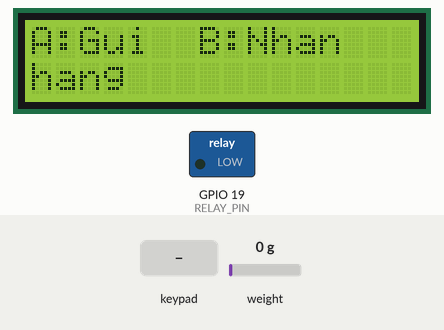
Simulated run of this sketch. Board: ESP32. Shown: 16×2 character LCD, switched loads named in the sketch (green lamp = pin HIGH). The test bench sets the inputs (shaded band); at power-on: weight on the scale 0 g. WiFi joins after 1.5 s; servers stay silent unless stated; uploads are accepted with an empty reply; what the sketch prints to the serial monitor is not drawn.

Above: at 3.9 s.
4.0 s: keypad keys A 0 1 # pressed 0.4 s apart
At 6.1 s:
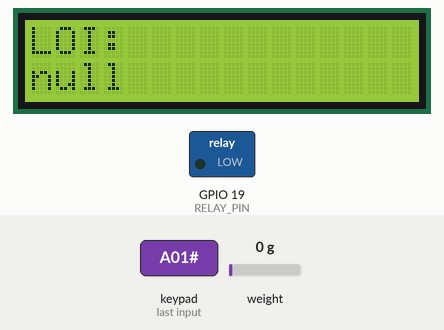
8.6 s: key 'B' pressed
At 9.3 s:
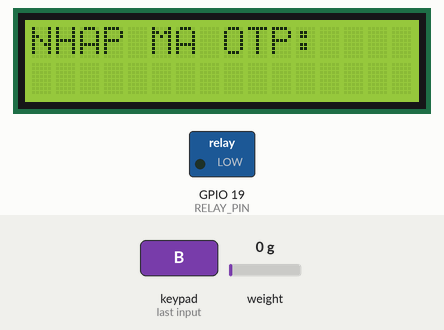
10.1 s: key '#' pressed
At 11.5 s:
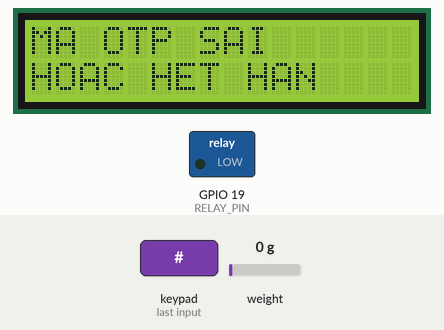
13.1 s: key 'A' pressed
At 14.3 s:
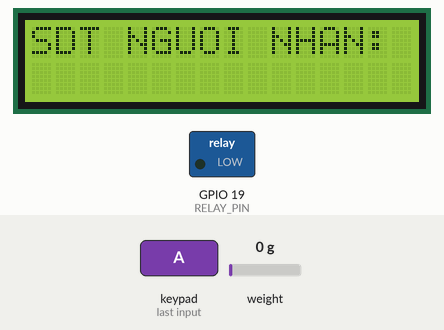
14.6 s: keypad keys 1 3 1 2 1 4 2 7 pressed 0.4 s apart
At 18.0 s:
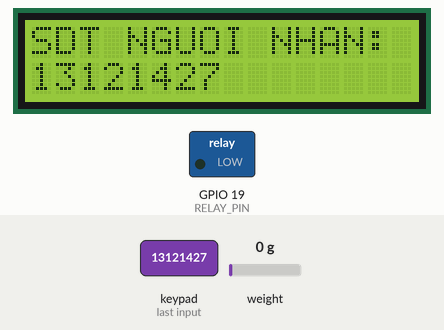
Timing chart, 0 to 19.5 s (numbered marks = the images above; inputs shaded):
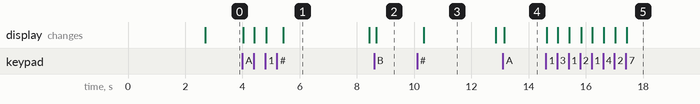

The sketch:

smart_locker_esp32.ino
```cpp
/*
  SMART LOCKER - Firmware mẫu cho ESP32 (1 ngăn tủ / 1 board)
  ------------------------------------------------------------
  Đây là code KHUNG (chưa test trên phần cứng thật) minh hoạ cách một ESP32
  gắn tại từng ngăn tủ sẽ gọi vào các API trong thư mục backend/routes/device.js.

  Cách bố trí phần cứng tham khảo, kế thừa từ các repo bạn đã tải lên trước đó:
    - Relay/solenoid mở khoá + LCD I2C 16x2  -> phong cách SmartLocker-main,
      ESP32-based-door-lock-System (LCD "MO TU A03 / HAY DAT HANG" lấy nguyên
      văn theo tài liệu nghiệp vụ của bạn)
    - Bàn phím 4x4 (Keypad.h)                -> phong cách SmartLocker-main
    - Nhiều ngăn / vòng lặp trạng thái        -> phong cách multi-smart-locker-main
  Phần MỚI so với các repo cũ (bắt buộc phải tự viết, không có sẵn):
    - Load cell (HX711) để đo khối lượng tăng/giảm
    - Cảm biến vật thể hồng ngoại (IR) độc lập với load cell
    - Gọi REST API thật của backend (guihang, dong-cua-gui, keypad OTP, camera...)
    - Cơ chế poll lệnh (mở khẩn cấp / khoá lại) từ admin

  Thư viện cần cài qua Library Manager:
    - HX711 (bogde/HX711)
    - Keypad (Chris--A/Keypad)
    - LiquidCrystal_I2C
    - ArduinoJson
    (WiFi.h, HTTPClient.h có sẵn trong ESP32 core)
*/

#include <WiFi.h>
#include <HTTPClient.h>
#include <ArduinoJson.h>
#include <Keypad.h>
#include <LiquidCrystal_I2C.h>
#include "HX711.h"

// ================= CẤU HÌNH - SỬA THEO THỰC TẾ CỦA BẠN =================
const char* WIFI_SSID     = "TEN_WIFI";
const char* WIFI_PASSWORD = "MAT_KHAU_WIFI";
const char* SERVER_HOST   = "http://192.168.1.100:3000"; // IP/domain của backend
const char* DEVICE_KEY    = "doi-khoa-thiet-bi-nay";      // trùng với DEVICE_API_KEY trong .env
const char* LOCKER_ID     = "A01";                        // mỗi board phụ trách 1 ngăn

// Chân kết nối (ví dụ, đổi theo board thực tế của bạn - đã kiểm tra không trùng nhau)
#define RELAY_PIN       19   // relay điều khiển khoá điện / solenoid
#define DOOR_SENSOR_PIN 5    // công tắc từ cửa: LOW = đóng, HIGH = mở
#define IR_SENSOR_PIN   18   // cảm biến vật thể hồng ngoại: LOW = có vật
#define HX711_DOUT_PIN  16
#define HX711_SCK_PIN   17

LiquidCrystal_I2C lcd(0x27, 16, 2);
HX711 scale;

const byte KEYPAD_ROWS = 4, KEYPAD_COLS = 4;
char keys[KEYPAD_ROWS][KEYPAD_COLS] = {
  {'1','2','3','A'},
  {'4','5','6','B'},
  {'7','8','9','C'},
  {'*','0','#','D'}
};
byte rowPins[KEYPAD_ROWS] = {13, 12, 14, 27}; // đổi theo board thực tế nếu cần
byte colPins[KEYPAD_COLS] = {26, 25, 33, 32};
Keypad keypad = Keypad(makeKeymap(keys), rowPins, colPins, KEYPAD_ROWS, KEYPAD_COLS);

float baselineWeight = 0;
String inputBuffer = "";
enum Mode { IDLE, ENTER_SEND_PHONE, ENTER_PICKUP_OTP };
Mode mode = IDLE;

// ================= HÀM TIỆN ÍCH GỌI API =================
String httpPostJson(const String& path, const String& jsonBody) {
  HTTPClient http;
  http.begin(String(SERVER_HOST) + path);
  http.addHeader("Content-Type", "application/json");
  http.addHeader("X-Device-Key", DEVICE_KEY);
  int code = http.POST(jsonBody);
  String response = http.getString();
  http.end();
  Serial.printf("POST %s -> %d: %s\n", path.c_str(), code, response.c_str());
  return response;
}

String httpGetJson(const String& path) {
  HTTPClient http;
  http.begin(String(SERVER_HOST) + path);
  http.addHeader("X-Device-Key", DEVICE_KEY);
  int code = http.GET();
  String response = http.getString();
  http.end();
  return response;
}

void lcdShow(const String& line1, const String& line2) {
  lcd.clear();
  lcd.setCursor(0, 0); lcd.print(line1);
  lcd.setCursor(0, 1); lcd.print(line2);
}

// ================= ĐIỀU KHIỂN KHOÁ =================
void openLock() {
  digitalWrite(RELAY_PIN, HIGH); // tuỳ loại relay, có thể cần đảo mức
}
void closeLock() {
  digitalWrite(RELAY_PIN, LOW);
}

// ================= LUỒNG 1: GỬI HÀNG QUA BÀN PHÍM (FALLBACK) =================
// Quy ước: A = gửi hàng, B = nhận hàng, * = xoá hết, # = xác nhận, D = xoá 1 ký tự
void handleKeypadSendFlow(char key) {
  if (key == '*') { inputBuffer = ""; lcdShow("SDT NGUOI NHAN:", ""); return; }
  if (key == 'D') { if (inputBuffer.length() > 0) inputBuffer.remove(inputBuffer.length() - 1); lcdShow("SDT NGUOI NHAN:", inputBuffer); return; }
  if (key == '#') {
    String body = String("{\"recipientPhone\":\"") + inputBuffer + "\"}";
    String res = httpPostJson("/api/device/keypad/gui-hang", body);

    StaticJsonDocument<512> doc;
    deserializeJson(doc, res);
    if (doc["success"] == true) {
      String lockerId = doc["lockerId"].as<String>();
      lcdShow(String("MO TU ") + lockerId, "HAY DAT HANG");
      if (lockerId == LOCKER_ID) { openLock(); waitForCloseAndConfirmSend(); }
    } else {
      String msg = doc["message"].as<String>();
      lcdShow("LOI:", msg.substring(0, 16));
      delay(3000);
    }
    inputBuffer = ""; mode = IDLE; lcdShow("A:Gui  B:Nhan", "hang");
    return;
  }
  if (isDigit(key)) { inputBuffer += key; lcdShow("SDT NGUOI NHAN:", inputBuffer); }
}

// ================= LUỒNG 2: XÁC NHẬN CẢM BIẾN SAU KHI ĐÓNG CỬA (GỬI HÀNG) =================
void waitForCloseAndConfirmSend() {
  baselineWeight = scale.get_units(5);
  lcdShow("DANG CHO", "DONG CUA...");

  unsigned long openedAt = millis();
  while (digitalRead(DOOR_SENSOR_PIN) == HIGH) { // HIGH = đang mở
    if (millis() - openedAt > 60000) break; // timeout an toàn phía thiết bị, server cũng tự kiểm tra song song
    delay(200);
  }

  delay(500); // chờ cảm biến ổn định
  float newWeight = scale.get_units(5);
  bool weightIncreased = (newWeight - baselineWeight) > 0.05; // ngưỡng 50g, tự hiệu chỉnh theo tải thực tế
  bool objectDetected = digitalRead(IR_SENSOR_PIN) == LOW;
  bool doorClosed = digitalRead(DOOR_SENSOR_PIN) == LOW;

  closeLock();

  String body = String("{\"doorClosed\":") + (doorClosed ? "true" : "false") +
                ",\"weightIncreased\":" + (weightIncreased ? "true" : "false") +
                ",\"objectDetected\":" + (objectDetected ? "true" : "false") + "}";
  String res = httpPostJson(String("/api/device/") + LOCKER_ID + "/dong-cua-gui", body);

  StaticJsonDocument<256> doc;
  deserializeJson(doc, res);
  bool hasPackage = doc["hasPackage"] | false;
  lcdShow(hasPackage ? "GIAO HANG" : "DA HUY DON", hasPackage ? "THANH CONG" : "KHONG CO HANG");
  delay(2500);
}

// ================= LUỒNG 3: NGƯỜI NHẬN NHẬP OTP =================
void handleKeypadOtpFlow(char key) {
  if (key == '*') { inputBuffer = ""; lcdShow("NHAP MA OTP:", ""); return; }
  if (key == 'D') { if (inputBuffer.length() > 0) inputBuffer.remove(inputBuffer.length() - 1); lcdShow("NHAP MA OTP:", inputBuffer); return; }
  if (key == '#') {
    String body = String("{\"otp\":\"") + inputBuffer + "\"}";
    String res = httpPostJson("/api/device/keypad/mo-tu-nhan-hang", body);

    StaticJsonDocument<256> doc;
    deserializeJson(doc, res);
    if (doc["success"] == true && doc["lockerId"].as<String>() == LOCKER_ID) {
      lcdShow("DA MO TU", "MOI LAY HANG");
      openLock();
      waitForCloseAndConfirmPickup();
    } else {
      lcdShow("MA OTP SAI", "HOAC HET HAN");
      delay(2500);
    }
    inputBuffer = ""; mode = IDLE; lcdShow("A:Gui  B:Nhan", "hang");
    return;
  }
  if (isDigit(key)) { inputBuffer += key; lcdShow("NHAP MA OTP:", inputBuffer); }
}

void waitForCloseAndConfirmPickup() {
  unsigned long openedAt = millis();
  while (digitalRead(DOOR_SENSOR_PIN) == HIGH) {
    if (millis() - openedAt > 60000) break;
    delay(200);
  }
  delay(500);

  bool doorClosed = digitalRead(DOOR_SENSOR_PIN) == LOW;
  bool objectCleared = digitalRead(IR_SENSOR_PIN) == HIGH;
  bool weightBackToZero = abs(scale.get_units(5) - baselineWeight) < 0.05;

  closeLock();

  String body = String("{\"doorClosed\":") + (doorClosed ? "true" : "false") +
                ",\"weightBackToZero\":" + (weightBackToZero ? "true" : "false") +
                ",\"objectCleared\":" + (objectCleared ? "true" : "false") + "}";
  httpPostJson(String("/api/device/") + LOCKER_ID + "/dong-cua-nhan", body);

  lcdShow("CAM ON BAN", "HEN GAP LAI");
  delay(2000);
}

// ================= POLL LỆNH TỪ ADMIN (mở khẩn cấp / khoá lại) =================
void pollAdminCommand() {
  String res = httpGetJson(String("/api/device/") + LOCKER_ID + "/lenh");
  StaticJsonDocument<256> doc;
  deserializeJson(doc, res);
  if (!doc["pendingCommand"].isNull()) {
    String type = doc["pendingCommand"]["type"].as<String>();
    if (type == "mo_khan_cap") { openLock(); lcdShow("ADMIN MO", "KHAN CAP"); }
    else if (type == "khoa_lai") { closeLock(); lcdShow("DA KHOA LAI", "THEO LENH ADMIN"); }
    delay(1500);
    httpPostJson(String("/api/device/") + LOCKER_ID + "/lenh/hoan-thanh", "{}");
  }
}

// ================= SETUP / LOOP =================
void setup() {
  Serial.begin(115200);
  pinMode(RELAY_PIN, OUTPUT);
  pinMode(DOOR_SENSOR_PIN, INPUT_PULLUP);
  pinMode(IR_SENSOR_PIN, INPUT_PULLUP);
  closeLock();

  lcd.init(); lcd.backlight();
  lcdShow("KET NOI WIFI...", "");

  WiFi.begin(WIFI_SSID, WIFI_PASSWORD);
  while (WiFi.status() != WL_CONNECTED) { delay(400); Serial.print("."); }

  scale.begin(HX711_DOUT_PIN, HX711_SCK_PIN);
  scale.tare();

  lcdShow("A:Gui  B:Nhan", "hang");
}

unsigned long lastPoll = 0;
void loop() {
  char key = keypad.getKey();
  if (key) {
    if (mode == IDLE) {
      if (key == 'A') { mode = ENTER_SEND_PHONE; inputBuffer = ""; lcdShow("SDT NGUOI NHAN:", ""); }
      else if (key == 'B') { mode = ENTER_PICKUP_OTP; inputBuffer = ""; lcdShow("NHAP MA OTP:", ""); }
    } else if (mode == ENTER_SEND_PHONE) {
      handleKeypadSendFlow(key);
    } else if (mode == ENTER_PICKUP_OTP) {
      handleKeypadOtpFlow(key);
    }
  }

  // Poll lệnh admin mỗi 5 giây khi đang rảnh (không làm gián đoạn luồng nhập bàn phím)
  if (mode == IDLE && millis() - lastPoll > 5000) {
    pollAdminCommand();
    lastPoll = millis();
  }
}
```

Measured:
- after the input at 4.0 s, the display: first changes at once (image 1 shows a later state)
- after the input at 8.6 s, the display: changes after 0.07 s (image 2)
- after the input at 10.1 s, the display: changes after 0.23 s (image 3)
- after the input at 13.1 s, the display: changes after 0.05 s (image 4)
- after the input at 14.6 s, the display: first changes at once (image 5 shows a later state)
- what the display in image 1 shows lasts 3.0 s, from 5.4 s to 8.4 s
- what the display in image 3 shows lasts 2.6 s, from 10.3 s to 12.9 s
